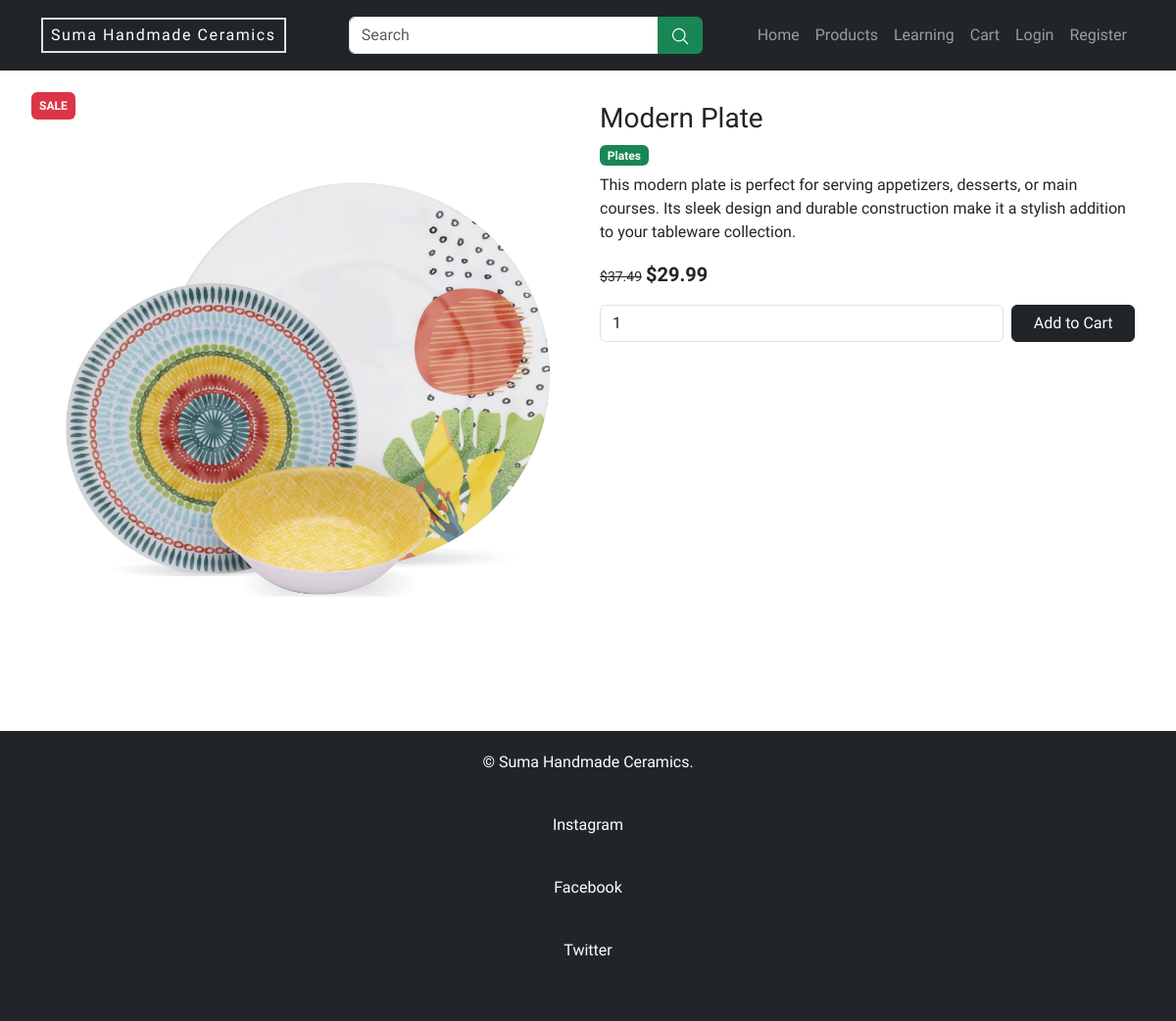
Screenshot of /details.php?pid=7 with the database file from the repository.
### tables this page shows
CREATE TABLE products (
  id INT AUTO_INCREMENT PRIMARY KEY,
  title VARCHAR(255) NOT NULL,
  img_url VARCHAR(255) NOT NULL,
  description text NOT NULL,
  category VARCHAR(50) NOT NULL,
  price VARCHAR(10) NOT NULL,
  on_sale TINYINT(1) NOT NULL
);

### classes/db_conn.php (called while the page is built, shortened)
<?php
class DatabaseConn
{
    private $pdo;
    function __construct()
    {
        $pdo = new PDO("mysql:host=".DATABASE_HOST.";dbname=".DATABASE_NAME, DATABASE_USER, DATABASE_PASSWORD)
        or
        die('Database Error Occured');
        $this->pdo = $pdo;
    }
    function get_db_conn(){
        return $this->pdo;
    }
}
?>

### classes/product.php (called while the page is built, shortened)
<?php
class Product
{
    private $db;
    function __construct(PDO $pdo)
    {
        $this->db = $pdo;
    }
    function get_product($id)
    {
        $stmt = $this->db->prepare("SELECT * FROM products WHERE id = :id");
        $stmt->bindParam(':id', $id);
        $stmt->execute();
        return $stmt->fetch();
    }
}
?>

### details.php (the view, shortened to what this page needs)
<?php
include("includes/header.php");
include("classes/db_conn.php");
include("classes/product.php");
$db_conn = new DatabaseConn();
$product_obj = new Product($db_conn->get_db_conn());
$product_id = $_GET['pid'];
$product = $product_obj->get_product($product_id);
?>
<div class="container my-5">
       <div class="row">
        <div class="col-md-6">
            <div class="position-relative">
                <?php if($product[6] == true): ?>
                    <span class="badge bg-danger position-absolute top-0 start-0 p-2 lead" style="transform: translate(-10px, -10px);">SALE</span>
                <?php endif; ?>
                <img src="<?php echo "images/$product[2]"; ?>" class="w-100 rounded mb-4 mb-lg-5" alt="<?php echo $product[1]; ?>">
            </div>
        </div>
        <div class="col-md-6">
            <h3 class="mb-2">
                <?php echo $product['title']; ?>
            </h3>
            <p class="badge bg-success mb-2"><?php echo $product[4]; ?></p>
            <p><?php echo $product[3]; ?></p>
            <p>
                <?php if($product[6] == true): ?>
                    <del class="small">$<?php echo number_format($product[5] + $product[5] * 0.25, 2); ?></del>
                <?php endif; ?>
                <span class="fw-bold fs-5">$<?php echo $product['price']; ?></span>
            </p>
            <form method="post" action="cart.php" class="d-flex">
                <input type="number" id="qty" name="qty" class="form-control" value="1" min="1" max="10">
                <button type="submit" name="add_to_cart" class="btn btn-dark ms-2" style="width: 160px;">Add to Cart</button>
            </form>
        </div>
    </div>
</div>
<?php
include 'includes/footer.php';
?>

### includes/header.php (style rules this page uses)
:root { --bs-body-font-family: "Libre Franklin", sans-serif; }
body { padding-top: 56px; }

### rows the page displays
products: img_url (picture), title "Modern Plate", category "Plates", description "This modern plate is perfect for serving appetizers, desserts, or main courses. Its sleek design and durable construction make it a stylish addition to your tableware collection.", $product[5] + $product[5] * 0.25 "37.49", price "29.99"
